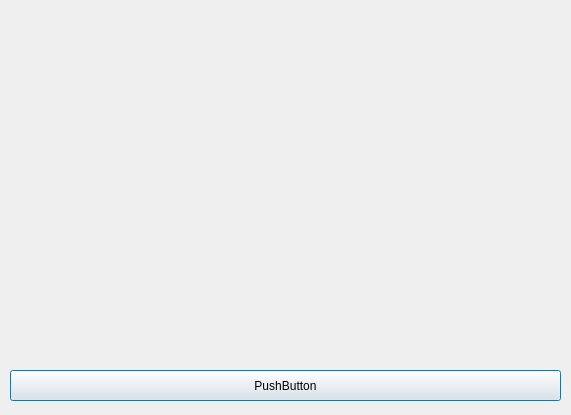
<?xml version="1.0" encoding="UTF-8"?>
<ui version="4.0">
 <class>Window</class>
 <widget class="QDialog" name="Window">
  <property name="geometry">
   <rect>
    <x>0</x>
    <y>0</y>
    <width>571</width>
    <height>415</height>
   </rect>
  </property>
  <property name="windowTitle">
   <string>Круги</string>
  </property>
  <widget class="QPushButton" name="pushButton">
   <property name="geometry">
    <rect>
     <x>10</x>
     <y>370</y>
     <width>551</width>
     <height>31</height>
    </rect>
   </property>
   <property name="text">
    <string>PushButton</string>
   </property>
  </widget>
 </widget>
 <resources/>
 <connections/>
</ui>
